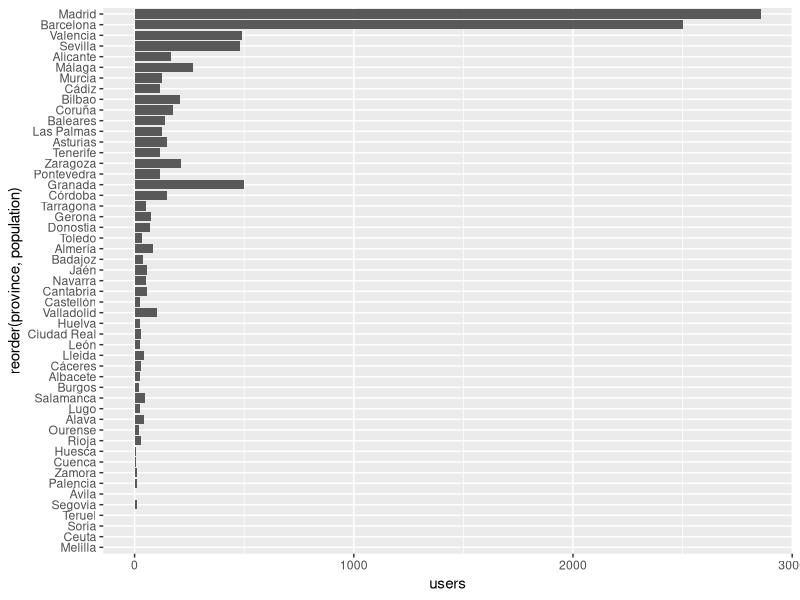
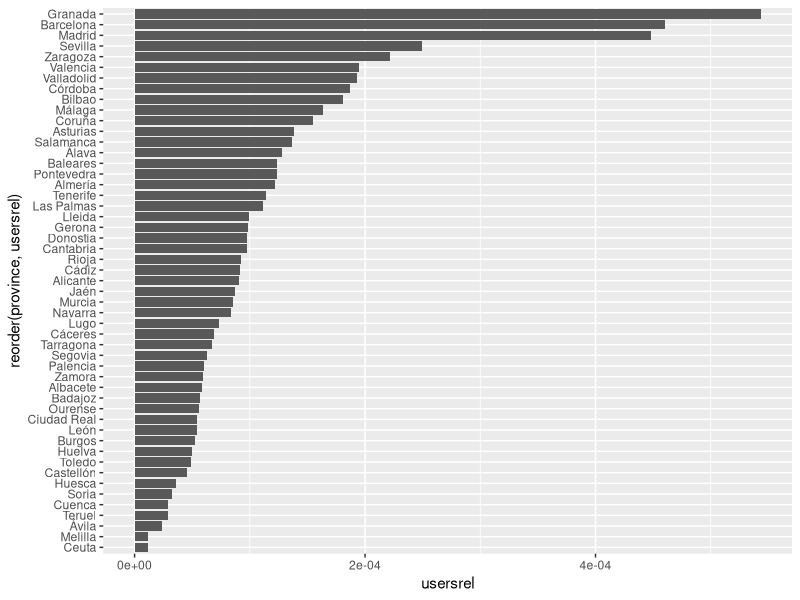
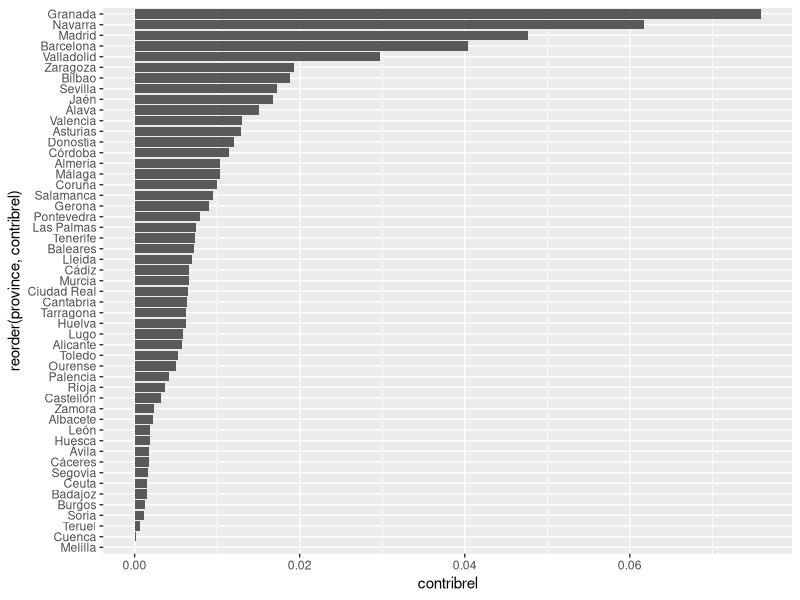
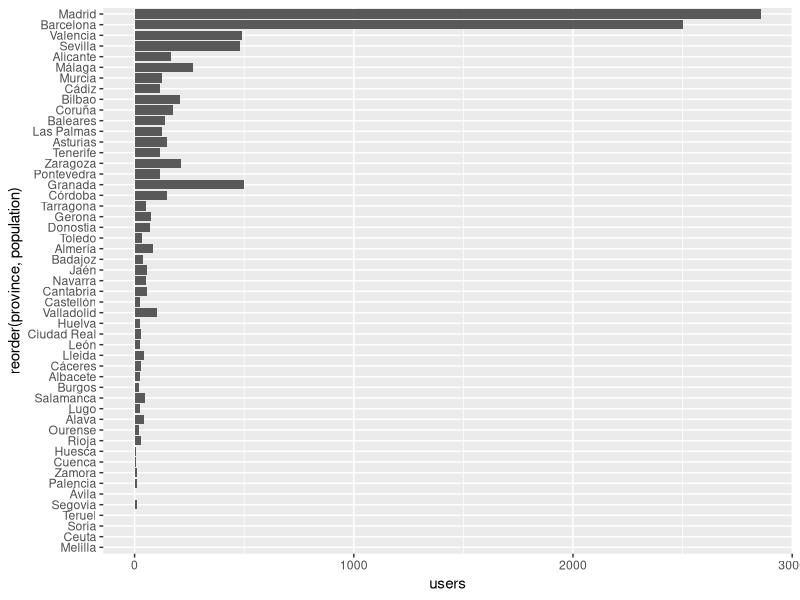
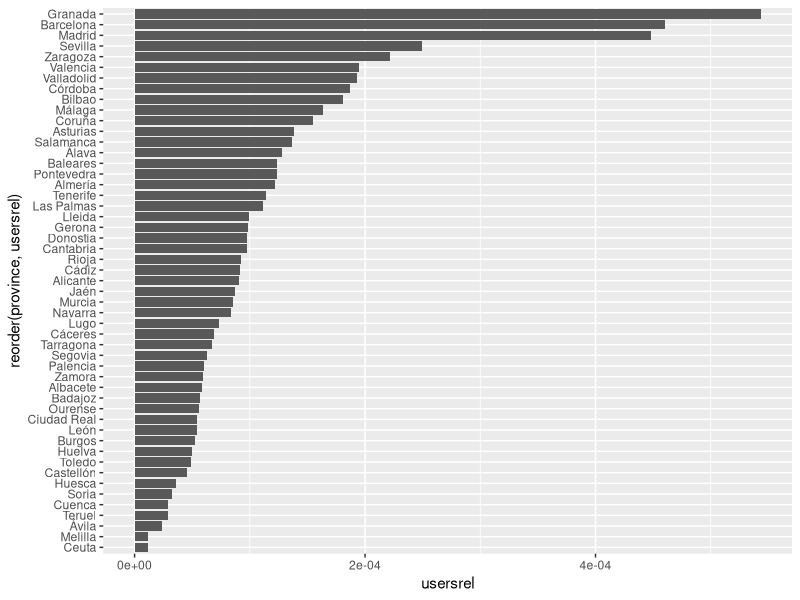
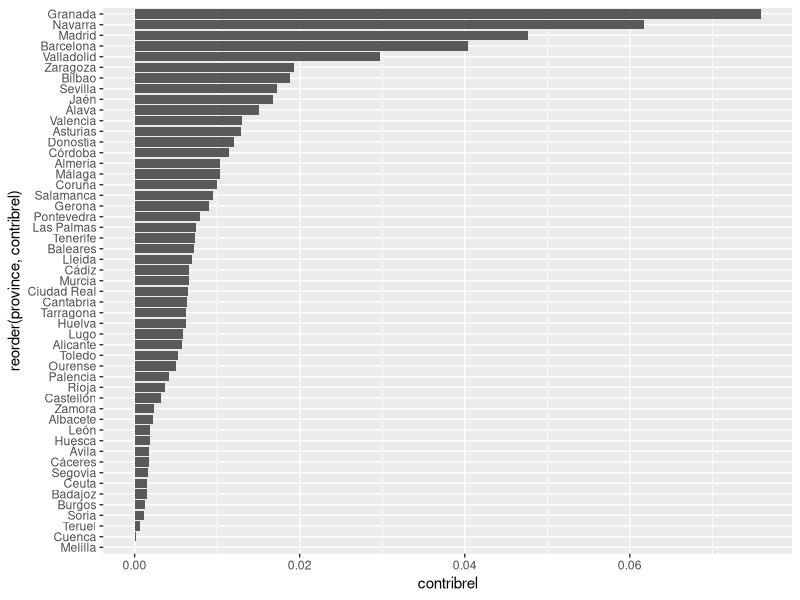

Recreate these plots in R, in order.
data.province <- read.csv('data-per-province.csv',sep=';')
data.province$usersrel <- data.province$users / data.province$population
data.province$contribrel <- data.province$contributions / data.province$population
library(ggplot2)
ggplot(data.province, aes(x=reorder(province,population),y=users))+geom_bar(stat='identity')+coord_flip()
ggsave("users-by-province.png")
ggplot(data.province, aes(x=reorder(province,usersrel),y=usersrel))+geom_bar(stat='identity')+coord_flip()
ggsave("users-rel-by-province.png")
ggplot(data.province, aes(x=reorder(province,contribrel),y=contribrel))+geom_bar(stat='identity')+coord_flip()
ggsave("contrib-rel-by-province.png")
